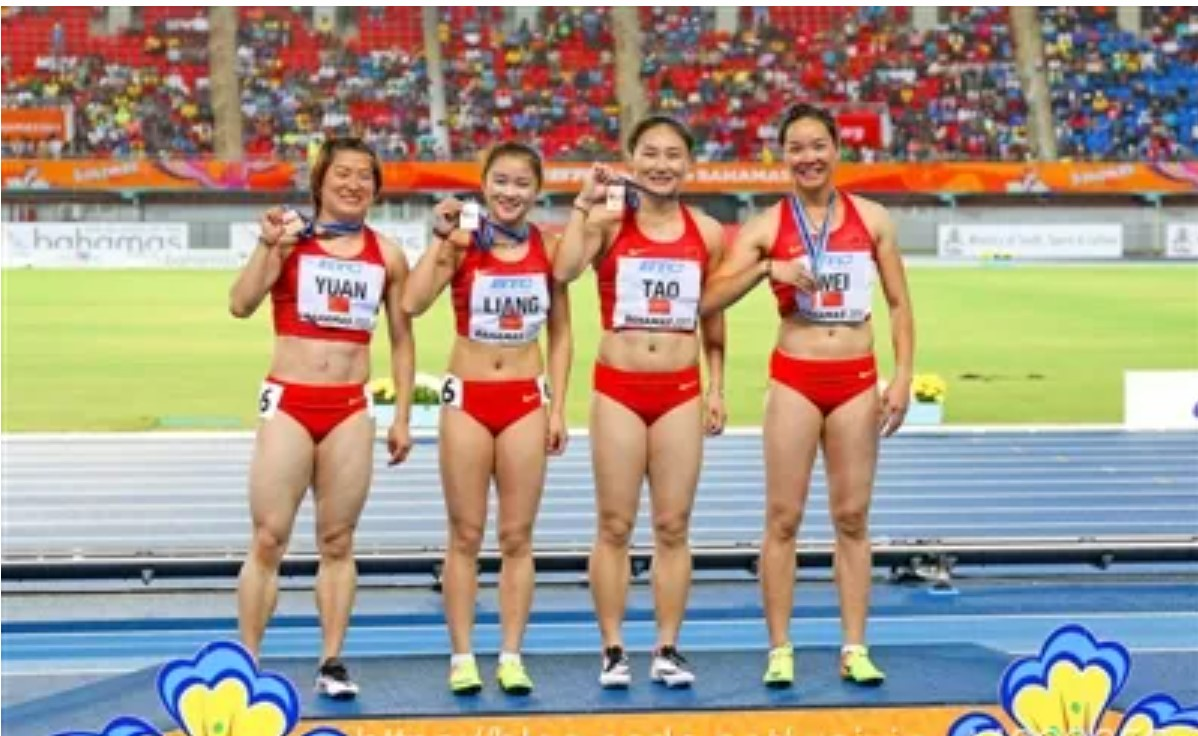
#> input picture Project_Proposal/pedes.jpg, 1198 x 736 px, found by its file name
$ python test.py
#> lines starting #> are read from the running program, lines starting #| are printed output that depends on the picture; after the words box and inside, x2 and y2 are one past the last pixel; in counts of white or black regions, pixels touching at a corner belong together
# -*- coding: utf-8 -*-

import  cv2
import numpy as np
import matplotlib.pyplot as plt


def is_inside(o,i):

    ox,oy,ow,oh = o
    ix,iy,iw,ih = i
    return ox > ix and oy > iy and ox+ow < ix+iw and oy+oh < iy+ih

def draw_person(img,person):

    x,y,w,h = person
    cv2.rectangle(img,(x,y),(x+w,y+h),(0,255,255),2)


def detect_test(img):
#> called with img = 1
    img = cv2.imread("C:\\Users\\31847\\Desktop\\pedes.jpg",)
#> img is the input picture: shape (736, 1198, 3); mean B, G, R 133, 147.8, 162.8

    rows,cols = img.shape[:2]
#> rows = 736; cols = 1198
    sacle = 1.0
    #print('img',img.shape)
    img = cv2.resize(img,dsize=(int(cols*sacle),int(rows*sacle)))

    img = cv2.cvtColor(img, cv2.COLOR_BGR2GRAY)
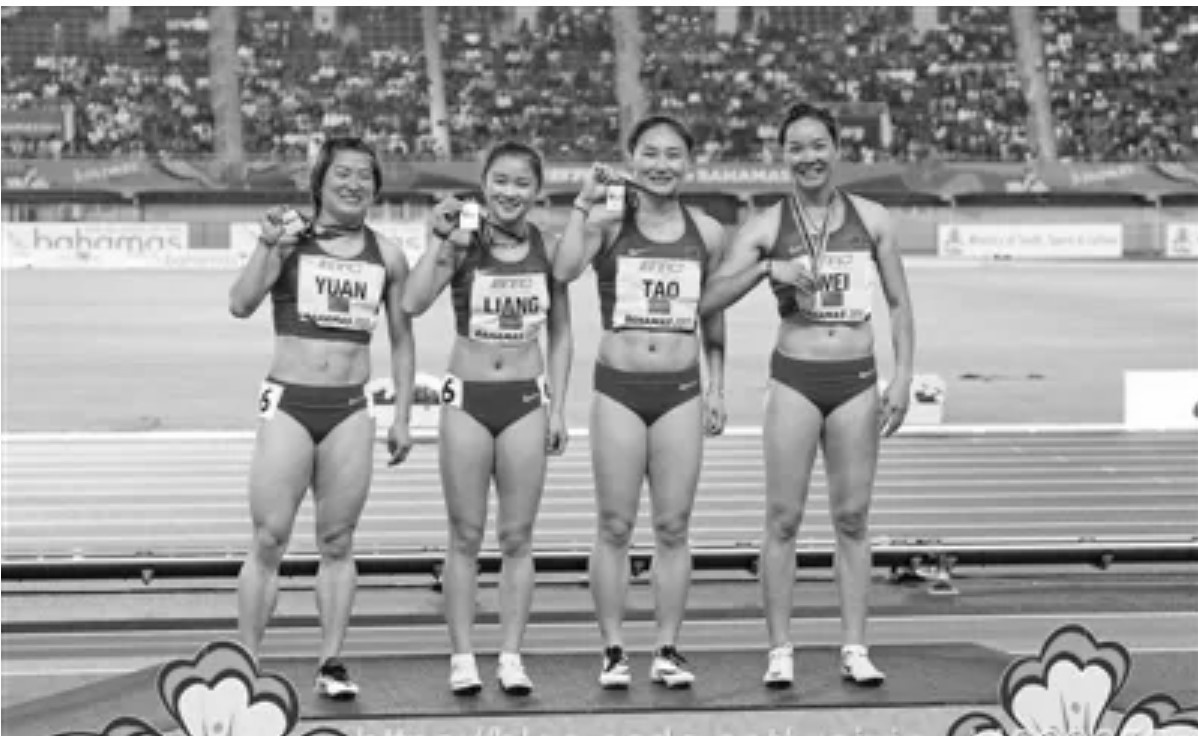
#> img: shape (736, 1198); min 2, max 255, mean 150.6
    # [7 lines of commented-out code are left out]


    hog = cv2.HOGDescriptor()
    #hist = hog.compute(img[0:128,0:64])   计算一个检测窗口的维度
    #print(hist.shape)
    detector = cv2.HOGDescriptor_getDefaultPeopleDetector()

    hog.setSVMDetector(detector)


    #多尺度检测，found是一个数组，每一个元素都是对应一个矩形，即检测到的目标框
    found,w = hog.detectMultiScale(img)
#> found = [[418, 520, 81, 162], [630, 512, 84, 167], [735, 506, 87, 174], [475, 518, 81, 161], [561, 495, 99, 198], [484, 373, 92, 183], [405, 352, 118, 235], [720, 321, 138, 275], [200, 344, 151, 301], [696, 99, 268, 536], [190, 83, 286, 573], [363, 105, 281, 563]]; w = [0.907, 1.09, 0.406, 0.645, 0.941, 0.142, 0.0855, 0.767, 1.48, 0.322, 0.37, 0.529]
    print(found)
#| [[418 520  81 162]
#|  [630 512  84 167]
#|  [735 506  87 174]
#|  [475 518  81 161]
#|  [561 495  99 198]
#|  [484 373  92 183]
#|  [405 352 118 235]
#|  [720 321 138 275]
#|  [200 344 151 301]
#|  [696  99 268 536]
#|  [190  83 286 573]
#|  [363 105 281 563]]

    #过滤一些矩形，如果矩形o在矩形i中，则过滤掉o
    found_filtered = []
    for ri,r in enumerate(found):
        for qi,q in enumerate(found):
            #r在q内？
            print(r)
            if ri != qi and is_inside(r,q):
                break
        else:
            found_filtered.append(r)
#> this loop made 12 passes
#> (printed output is left out)
    # return found_filtered
    for person in found_filtered:
        draw_person(img,person)
#> this loop made 8 passes
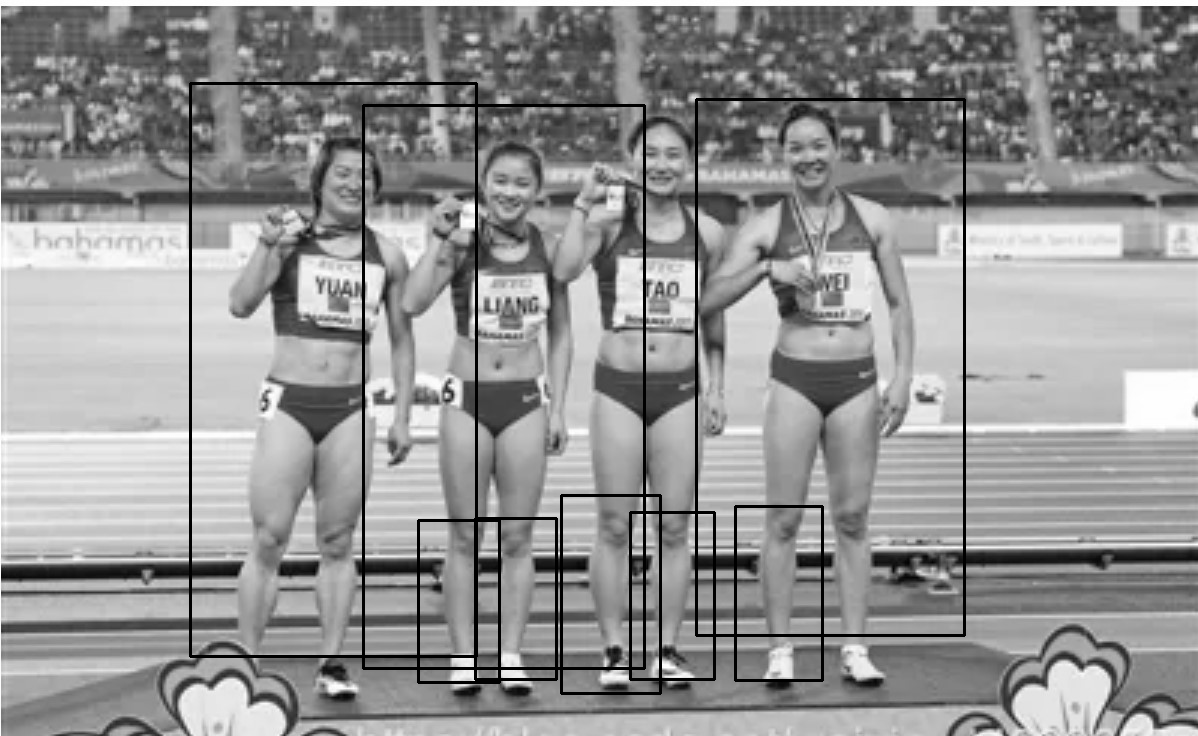
#> img: shape (736, 1198); 2.53% of pixels changed, all inside (x1, y1, x2, y2) = (189, 82, 966, 695)

    cv2.imshow('img',img)
    cv2.imwrite("C:\\Users\\31847\\Desktop\\pedes_svm5.jpg",img)
    cv2.waitKey(0)
    cv2.destroyAllWindows()

if __name__=='__main__':
    # [13 lines of commented-out code are left out]
    detect_test(1)
